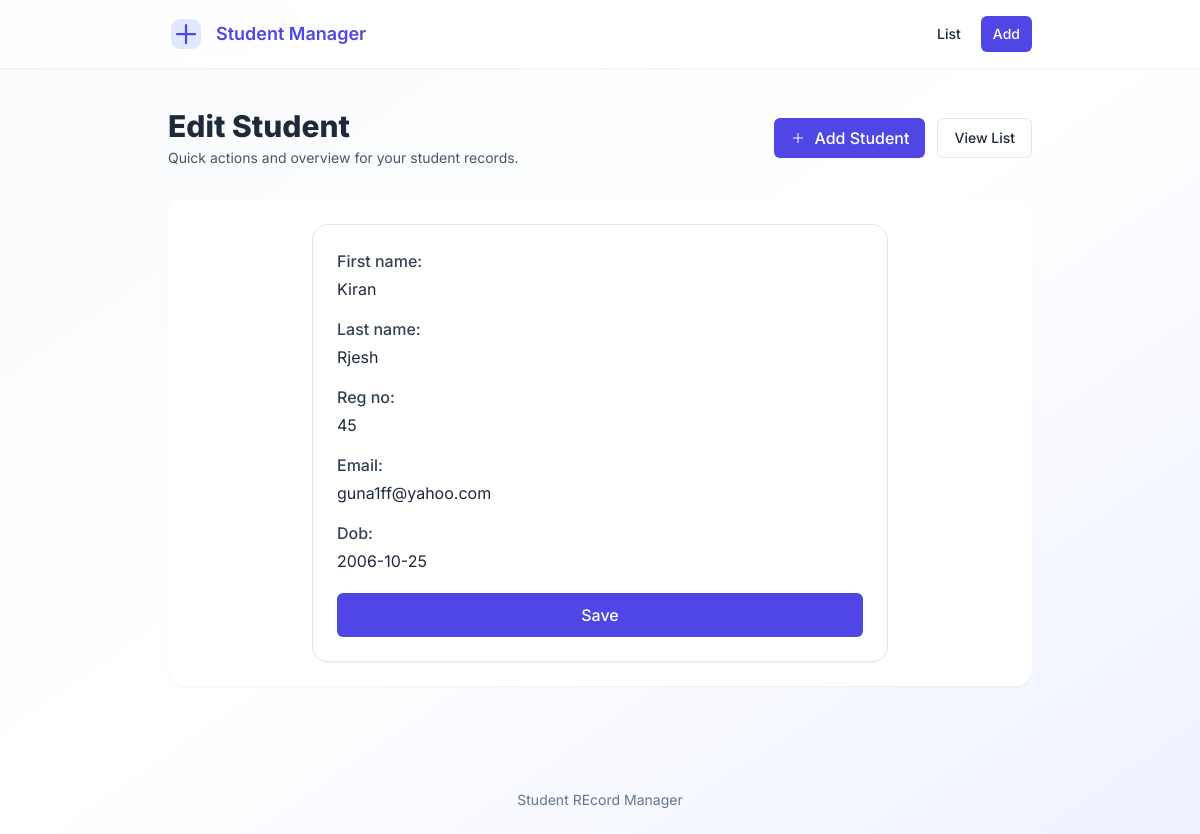
Page /4/edit/ on the committed database.
### students/models.py (models this page shows, shortened)
class Student(models.Model):
    first_name=models.CharField(max_length=25)
    last_name=models.CharField(max_length=25)
    Reg_no=models.PositiveIntegerField(unique=True)
    email=models.EmailField(blank=True)
    dob=models.DateField()
    created_at=models.DateTimeField(auto_now_add=True)
    course=models.CharField(max_length=25)

### students/views.py (the view)
# urls.py: path('<int:pk>/edit/', views.StudentUpdateView.as_view(), name='student_update'),
class StudentUpdateView(UpdateView):
    model = Student
    form_class = StudentForm
    template_name = 'student_form.html'
    success_url = reverse_lazy('students:student_list')

### students/forms.py
class StudentForm(forms.ModelForm):
    class Meta:
        model=Student
        fields = ['first_name', 'last_name', 'Reg_no', 'email', 'dob']

### students/templates/student_form.html (shortened to what this page needs)
{% extends "base.html" %}
{% block page_heading %}{% if student %}Edit Student{% else %}Add Student{% endif %}{% endblock %}
{% block content %}
<div class="max-w-xl mx-auto">
  <form method="post" class="bg-white rounded-2xl p-6 shadow-sm border border-slate-200 flex flex-col gap-5">
    <div class="space-y-4">
      {% for field in form %}
        <div>
          <label class="block font-medium mb-1 text-slate-700">{{ field.label }}:</label>
          <div class="mt-1">
            {{ field }}
          </div>
        </div>
      {% endfor %}
    </div>
    <button type="submit" class="w-full py-2.5 rounded-md bg-indigo-600 text-white font-medium hover:bg-indigo-700 transition">
      Save
    </button>
  </form>
</div>
{% endblock %}

### students/templates/base.html (style rules this page uses)
:root { font-family: 'Inter', system-ui, -apple-system, 'Segoe UI', Roboto, 'Helvetica Neue', Arial; }

### rows in the picture
Student: form "Kiran" "Rjesh" "45" "guna1ff@yahoo.com" "2006-10-25"

### other values in the picture
{{ field.label }} "First name" "Last name" "Reg no" "Email" "Dob"
